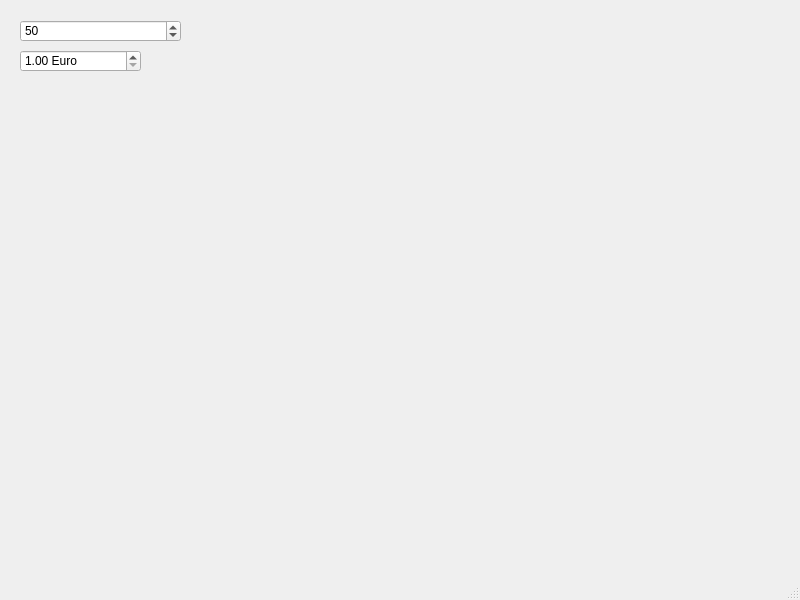
<?xml version="1.0" encoding="UTF-8"?>
<ui version="4.0">
 <class>MainWindow</class>
 <widget class="QMainWindow" name="MainWindow">
  <property name="geometry">
   <rect>
    <x>0</x>
    <y>0</y>
    <width>800</width>
    <height>600</height>
   </rect>
  </property>
  <property name="windowTitle">
   <string>MainWindow</string>
  </property>
  <widget class="QWidget" name="centralwidget">
   <widget class="QSpinBox" name="spinBox">
    <property name="geometry">
     <rect>
      <x>20</x>
      <y>20</y>
      <width>161</width>
      <height>22</height>
     </rect>
    </property>
    <property name="minimum">
     <number>1</number>
    </property>
    <property name="maximum">
     <number>100</number>
    </property>
    <property name="singleStep">
     <number>10</number>
    </property>
    <property name="value">
     <number>50</number>
    </property>
   </widget>
   <widget class="QDoubleSpinBox" name="doubleSpinBox">
    <property name="geometry">
     <rect>
      <x>20</x>
      <y>50</y>
      <width>121</width>
      <height>22</height>
     </rect>
    </property>
    <property name="suffix">
     <string> Euro</string>
    </property>
    <property name="minimum">
     <double>1.000000000000000</double>
    </property>
    <property name="maximum">
     <double>500.000000000000000</double>
    </property>
    <property name="singleStep">
     <double>2.500000000000000</double>
    </property>
   </widget>
  </widget>
  <widget class="QMenuBar" name="menubar">
   <property name="geometry">
    <rect>
     <x>0</x>
     <y>0</y>
     <width>800</width>
     <height>24</height>
    </rect>
   </property>
  </widget>
  <widget class="QStatusBar" name="statusbar"/>
 </widget>
 <resources/>
 <connections/>
</ui>
